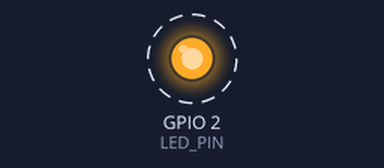
Bench run of a sketch on a simulated ESP32. Parts: output pins drawn as LEDs (lit = HIGH). Dashed ring = blinking. What the sketch prints to the serial monitor is not drawn.

Above: at 0.5 s.
Timing chart, 0 to 4.6 s (numbered marks = the images above):
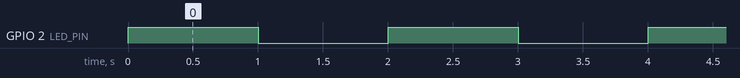

The sketch:

test-sketch.ino
```cpp
// Simple test sketch for WSL2 Arduino CLI wrapper
// Tests basic compilation without complex dependencies

#define LED_PIN 2  // ESP32 built-in LED on GPIO2

void setup() {
  Serial.begin(115200);
  Serial.println("WSL2 Arduino CLI Test");
  Serial.println("Compilation successful!");

  // Basic ESP32 LED test
  pinMode(LED_PIN, OUTPUT);
}

void loop() {
  digitalWrite(LED_PIN, HIGH);
  delay(1000);
  digitalWrite(LED_PIN, LOW);
  delay(1000);

  Serial.println("Heartbeat...");
}
```

Measured:
- by itself, GPIO 2 (LED_PIN): alternates HIGH for 1.0 s and LOW for 1.0 s
